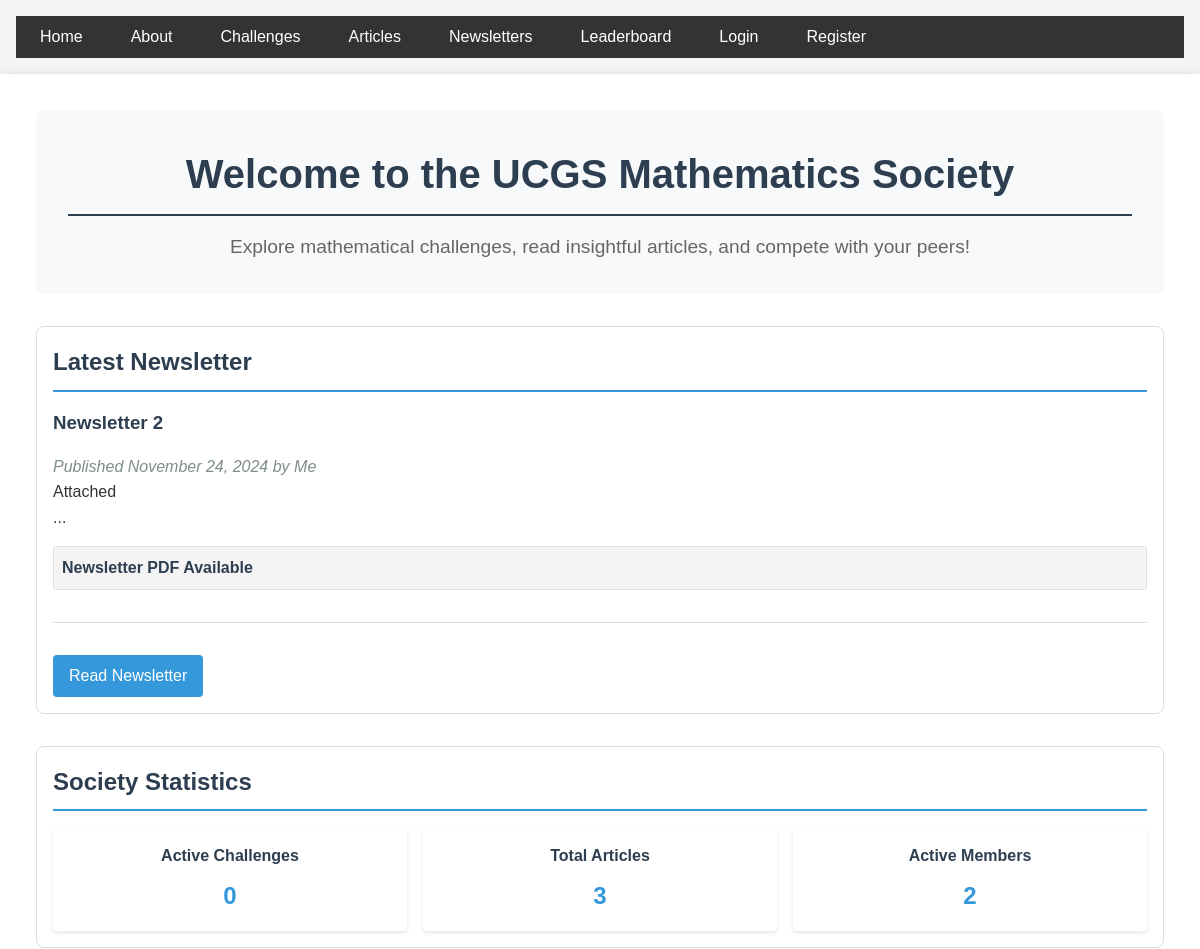
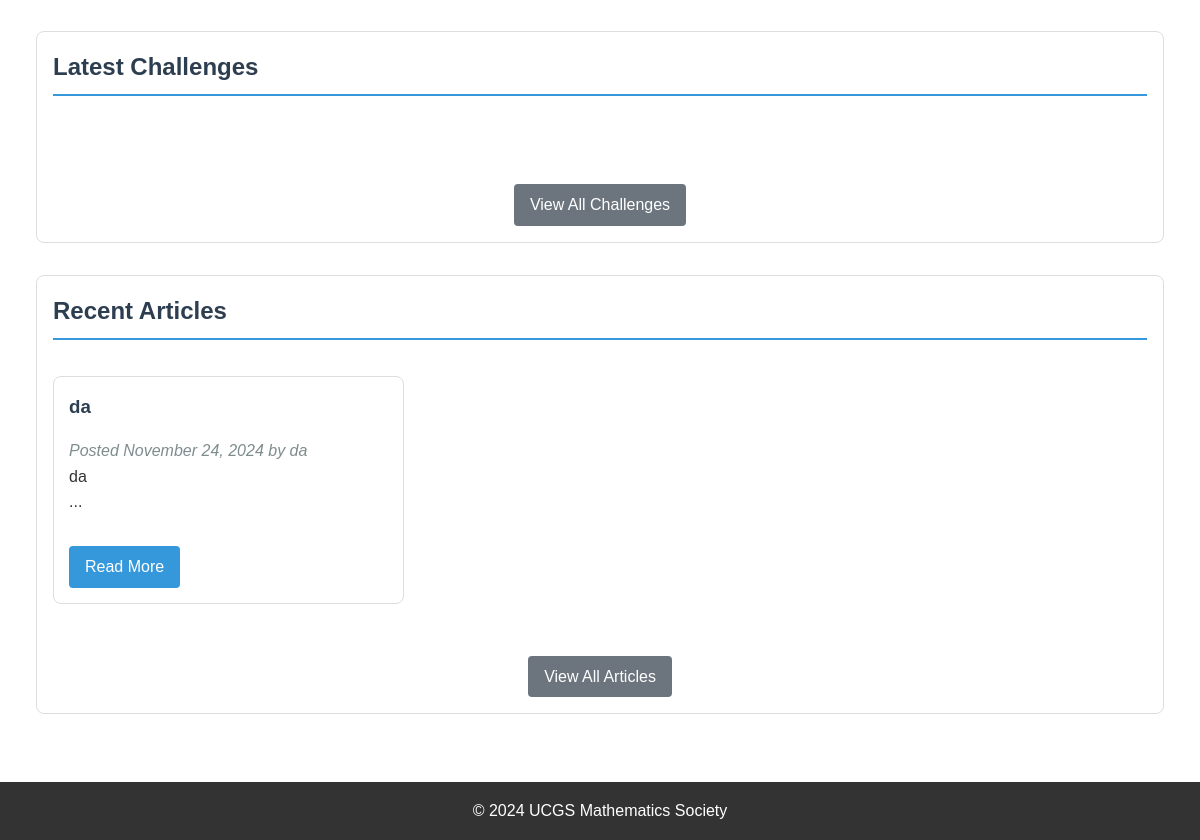
The page /index on the database as committed earlier (2 pictures, top to bottom).
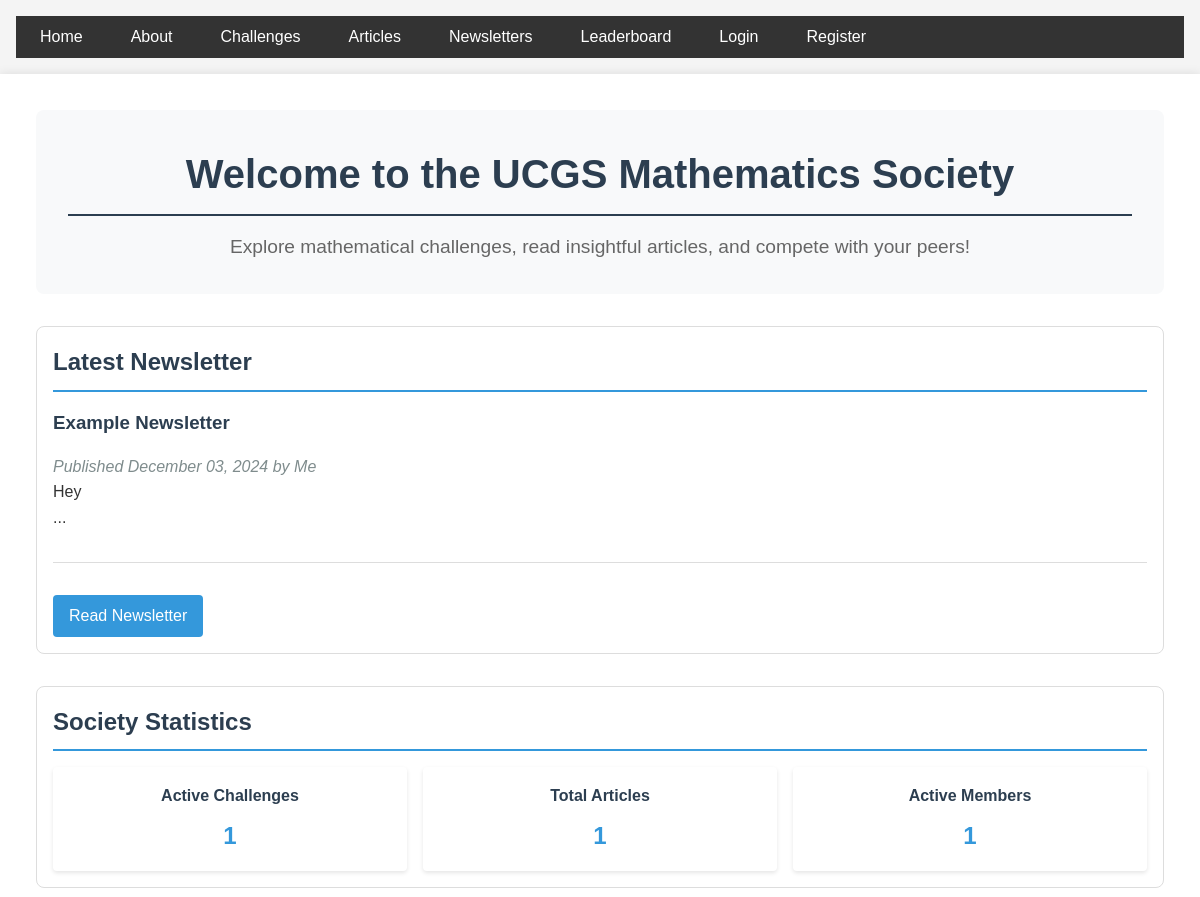
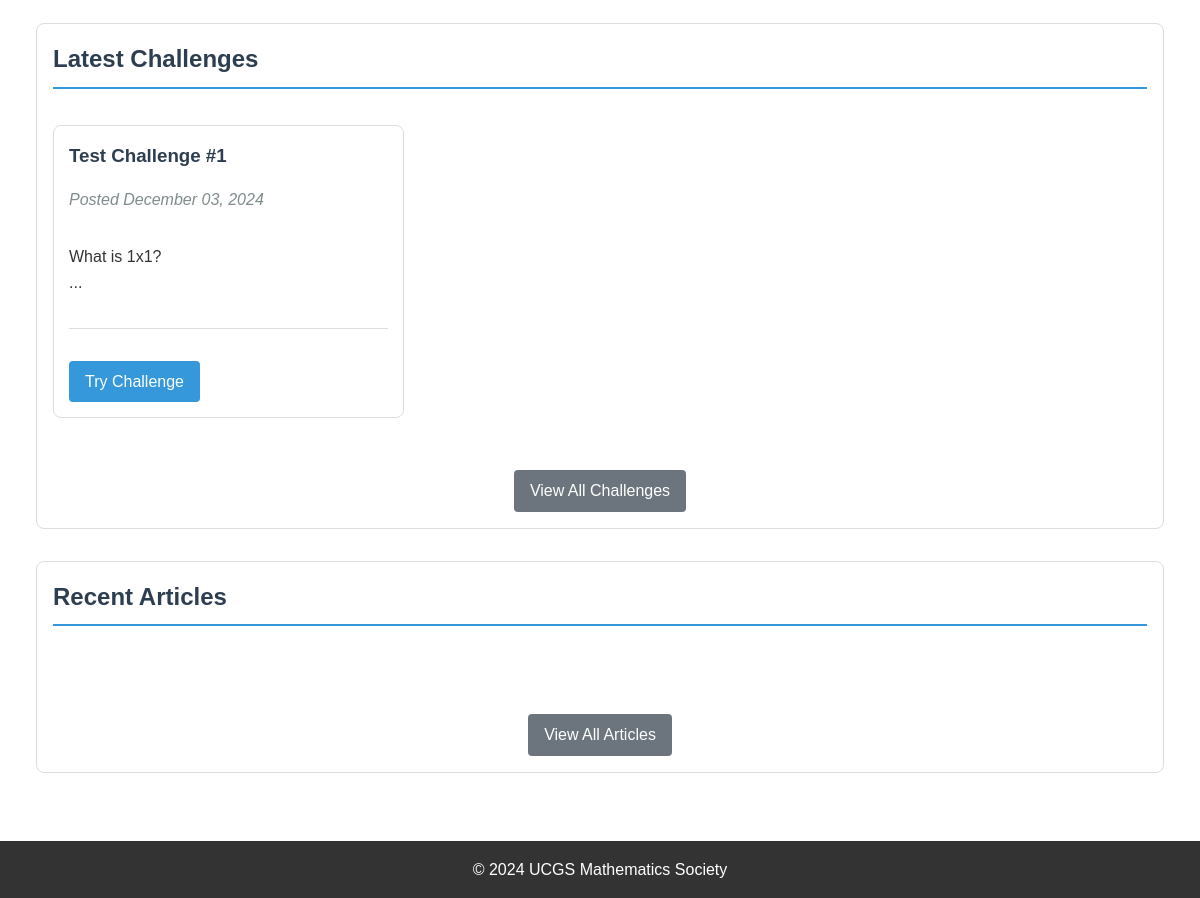
The same page on the database as committed later (2 pictures, top to bottom).
### app/models.py (models this page shows, shortened)
class Article(db.Model):
    id = db.Column(db.Integer, primary_key=True)
    title = db.Column(db.String(100), nullable=False)
    file_url = db.Column(db.String(255))  # This will store the PDF file path
    content = db.Column(db.Text, nullable=False)
    named_creator = db.Column(db.String(100), nullable=True)
    date_posted = db.Column(db.DateTime, nullable=False, default=datetime.utcnow)
    user_id = db.Column(db.Integer, db.ForeignKey('user.id'), nullable=False)
    type = db.Column(db.String(20), default='article', nullable=False)

class Challenge(db.Model):
    id = db.Column(db.Integer, primary_key=True, autoincrement=True)
    title = db.Column(db.String(100), nullable=False)
    content = db.Column(db.Text, nullable=False)
    date_posted = db.Column(db.DateTime, nullable=False, default=datetime.utcnow)
    file_url = db.Column(db.String(100))
    key_stage = db.Column(db.String(3), nullable=False)
    answer_boxes = db.relationship('ChallengeAnswerBox', backref='challenge', lazy=True, cascade='all, delete-orphan')
    submissions = db.relationship('AnswerSubmission', backref='challenge', lazy=True)
    first_correct_submission = db.Column(db.DateTime)

### app/main/routes.py (the view)
@bp.route('/')
@bp.route('/index')
def index():
    try:
        challenges = Challenge.query
        articles = Article.query
        leaderboard_entries = LeaderboardEntry.query
        recent_challenges = Challenge.query.order_by(
                Challenge.date_posted.desc()
            ).limit(3).all()
        recent_articles = Article.query.filter_by(
            type='article'
        ).order_by(Article.date_posted.desc()).limit(3).all()
        top_performers = LeaderboardEntry.query.order_by(
            LeaderboardEntry.score.desc()
        ).limit(5).all()
        latest_newsletter = Article.query.filter_by(
            type='newsletter'
        ).order_by(Article.date_posted.desc()).first()
        return render_template('index.html',
                            challenges=challenges,
                            articles=articles,
                            leaderboard_entries=leaderboard_entries,
                            recent_challenges=recent_challenges,
                            recent_articles=recent_articles,
                            top_performers=top_performers,
                            latest_newsletter=latest_newsletter)
    except SQLAlchemyError as e:
        current_app.logger.error(f"Database error in index route: {str(e)}")
        flash("An error occurred while loading the homepage.", "error")
        return redirect(url_for('main.about'))

### app/templates/index.html (shortened to what this page needs)
{% extends "base.html" %}
{% block content %}
<div class="container home-page">
    <header class="hero-section">
        <h1>Welcome to the UCGS Mathematics Society</h1>
        <p class="hero-subtitle">Explore mathematical challenges, read insightful articles, and compete with your peers!</p>
    </header>
<section class="newsletter-preview section-container">
    <h2 class="section-title">Latest Newsletter</h2>
    {% if latest_newsletter %}
    <div class="newsletter-card">
        <h3>{{ latest_newsletter.title }}</h3>
        <p class="meta">
            Published {{ latest_newsletter.date_posted.strftime('%B %d, %Y') }}
            {% if latest_newsletter.named_creator %}
            by {{ latest_newsletter.named_creator }}
            {% endif %}
        </p>
        <p class="newsletter-excerpt">{{ latest_newsletter.content[:200] | safe }}...</p>
        {% if latest_newsletter.file_url %}
        <div class="pdf-preview">
            <h3>Newsletter PDF Available</h3>
        </div>
        {% endif %}
        <div class="challenge-actions">
            <a href="{{ url_for('main.newsletter', id=latest_newsletter.id) }}" class="button">Read Newsletter</a>
        </div>
    </div>
    {% else %}
    <p>No newsletters available at this time.</p>
    {% endif %}
</section>
<section class="stats-overview section-container">
    <h2 class="section-title">Society Statistics</h2>
    <div class="stats-grid">
        <div class="stats-card">
            <h3>Active Challenges</h3>
            <p class="stats-number">{{ challenges.count() if challenges else 0 }}</p>
        </div>
        <div class="stats-card">
            <h3>Total Articles</h3>
            <p class="stats-number">{{ articles.count() if articles else 0 }}</p>
        </div>
        <div class="stats-card">
            <h3>Active Members</h3>
            <p class="stats-number">{{ leaderboard_entries.count() if leaderboard_entries else 0 }}</p>
        </div>
    </div>
</section>
<section class="recent-challenges section-container">
    <h2 class="section-title">Latest Challenges</h2>
    <div class="challenge-grid">
        {% for challenge in recent_challenges %}
        <div class="challenge-card">
            <h3>{{ challenge.title }}</h3>
            <p class="meta">Posted {{ challenge.date_posted.strftime('%B %d, %Y') }}</p>
            <p class="challenge-content">{{ challenge.content[:150] | safe  }}...</p>
            <div class="challenge-actions">
                <a href="{{ url_for('main.challenge', challenge_id=challenge.id) }}" class="button">Try Challenge</a>
            </div>
        </div>
        {% endfor %}
    </div>
    <div class="view-all-container">
        <a href="{{ url_for('main.challenges') }}" class="button-secondary">View All Challenges</a>
    </div>
</section>
<section class="recent-articles section-container">
    <h2 class="section-title">Recent Articles</h2>
    <div class="article-grid">
        {% for article in recent_articles %}
        <div class="article-card">
            <h3>{{ article.title }}</h3>
            <p class="meta">
                Posted {{ article.date_posted.strftime('%B %d, %Y') }}
                {% if article.named_creator %}
                by {{ article.named_creator }}
                {% endif %}
            </p>
            <p class="article-excerpt">{{ article.content[:150] | safe  }}...</p>
            <div class="article-actions">
                <a href="{{ url_for('main.article', id=article.id) }}" class="button">Read More</a>
            </div>
        </div>
        {% endfor %}
    </div>
    <div class="view-all-container">
        <a href="{{ url_for('main.articles') }}" class="button-secondary">View All Articles</a>
    </div>
</section>
</div>
{% endblock %}

### app/templates/base.html (shortened to what this page needs)
<!DOCTYPE html>
<html lang="en">
<head>
    <link rel="stylesheet" href="{{ url_for('static', filename='css/main.css') }}">
    <link rel="stylesheet" href="https://cdnjs.cloudflare.com/ajax/libs/mathquill/0.10.1/mathquill.min.css">
</head>
<body>
    <header>
        <nav>
            <ul>
                <li><a href="{{ url_for('main.index') }}">Home</a></li>
                <li><a href="{{ url_for('main.about') }}">About</a></li>
                <li><a href="{{ url_for('main.challenges') }}">Challenges</a></li>
                <li><a href="{{ url_for('main.articles') }}">Articles</a></li>
                <li><a href="{{ url_for('main.newsletters') }}">Newsletters</a></li>
                <li><a href="{{ url_for('main.leaderboard') }}">Leaderboard</a></li>
                {% if current_user.is_anonymous %}
                    <li><a href="{{ url_for('auth.login') }}">Login</a></li>
                    <li><a href="{{ url_for('auth.register') }}">Register</a></li>
                {% else %}
                    {% if current_user.is_admin %}
                        <li><a href="{{ url_for('admin.admin_index') }}">Admin</a></li>
                    {% endif %}
                    <li><a href="{{ url_for('profile.profile') }}">Profile - {{current_user.full_name }}</a></li>
                    <li><a href="{{ url_for('auth.logout') }}">Logout</a></li>
                {% endif %}
            </ul>
        </nav>
    </header>
    <main>
        {% block content %}{% endblock %}
    </main>
    <footer>
        <p>&copy; 2024 UCGS Mathematics Society</p>
    </footer>
</body>
</html>

### app/static/css/main.css (style rules this page uses)
* { margin: 0; padding: 0; box-sizing: border-box; }
body { font-family: Arial, sans-serif; line-height: 1.6; color: #333; background-color: #f4f4f4; }
header, main, footer { padding: 1rem; }
main { max-width: 1200px; margin: 0 auto; background-color: #fff; box-shadow: 0 0 10px rgba(0, 0, 0, 0.1); min-height: calc(100vh - 120px); }
h1, h2, h3 { margin-bottom: 1rem; color: #2c3e50; }
h1 { font-size: 2.5rem; border-bottom: 2px solid #2c3e50; padding-bottom: 0.5rem; }
nav ul { list-style-type: none; display: flex; background-color: #333; padding: 0.5rem; }
nav ul li { margin-right: 1rem; }
nav ul li a { color: #fff; text-decoration: none; padding: 0.5rem 1rem; border-radius: 4px; transition: background-color 0.3s; }
a { color: #3498db; text-decoration: none; }
.button { display: inline-block; padding: 0.5rem 1rem; background-color: #3498db; color: #fff; text-decoration: none; border-radius: 4px; transition: background-color 0.3s; margin-top: 1rem; }
footer { text-align: center; padding: 1rem; background-color: #333; color: #fff; }
.challenge-grid { display: grid; grid-template-columns: repeat(auto-fill, minmax(300px, 1fr)); gap: 20px; padding: 20px 0; }
.challenge-card { border: 1px solid #ddd; border-radius: 8px; padding: 15px; transition: transform 0.2s, box-shadow 0.2s; }
.challenge-actions { display: flex; gap: 10px; margin-top: 15px; }
.challenge-content { white-space: pre-wrap; word-wrap: break-word; overflow-wrap: break-word; }
.meta { color: #7f8c8d; font-style: italic; }
.challenge-content { margin-bottom: 2rem; }
.button-secondary { background-color: #6c757d; color: #fff; padding: 0.5rem 1rem; border: none; border-radius: 4px; cursor: pointer; text-decoration: none; display: inline-block; transition: background-color 0.3s; margin-top: 1rem; }
.challenge-actions { display: flex; gap: 1rem; margin-top: 2rem; padding-top: 1rem; border-top: 1px solid #ddd; }
.challenge-actions { margin-top: 2rem; display: flex; gap: 1rem; justify-content: flex-start; }
.article-grid { display: grid; grid-template-columns: repeat(auto-fill, minmax(300px, 1fr)); gap: 20px; padding: 20px 0; }
.home-page { max-width: 1200px; margin: 0 auto; padding: 20px; }
.hero-section { text-align: center; margin-bottom: 2rem; padding: 2rem; background-color: #f8f9fa; border-radius: 8px; }
.hero-subtitle { font-size: 1.2rem; color: #666; }
.section-container { margin-bottom: 2rem; padding: 1rem; border: 1px solid #ddd; border-radius: 8px; background-color: #fff; }
.section-title { border-bottom: 2px solid #3498db; padding-bottom: 0.5rem; margin-bottom: 1rem; }
.view-all-container { text-align: center; margin-top: 1rem; }
.stats-grid { display: grid; grid-template-columns: repeat(3, 1fr); gap: 1rem; }
.stats-card .stats-number { font-size: 1.5rem; font-weight: bold; color: #3498db; text-align: center; }
.stats-grid { display: grid; grid-template-columns: repeat(auto-fit, minmax(200px, 1fr)); gap: 1rem; margin-top: 1rem; }
.stats-card { background-color: #fff; padding: 1rem; border-radius: 4px; box-shadow: 0 2px 4px rgba(0,0,0,0.1); text-align: center; }
.stats-card h3 { color: #2c3e50; font-size: 1rem; margin-bottom: 0.5rem; }
.stats-card p { font-size: 1.5rem; font-weight: bold; color: #3498db; }

Rows that differ between the two databases and show on the page:
removed Article: title "Newsletter 2", date_posted "November 24, 2024", named_creator "Me", content "Attached"
removed Article: title "da", date_posted "November 24, 2024", named_creator "da", content "da"
now on this page (row edited): Article: title "Example Newsletter", date_posted "December 03, 2024", named_creator "Me", content "Hey"
added Challenge: title "Test Challenge #1", date_posted "December 03, 2024", content "What is 1x1?"
Other text that changed with them:
{{ challenges.count() if challenges else 0 }}: "0" → "1"
{{ articles.count() if articles else 0 }}: "3" → "1"
{{ leaderboard_entries.count() if leaderboard_entries else 0 }}: "2" → "1"
text no longer shown: "Newsletter PDF Available"
